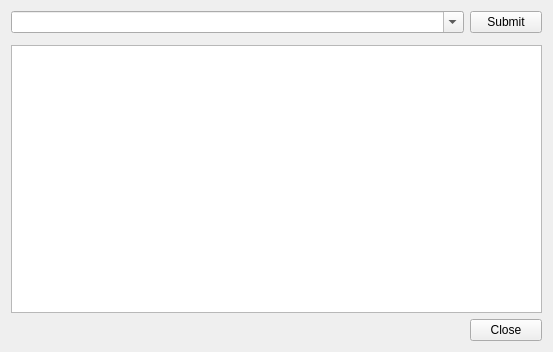
<?xml version="1.0" encoding="UTF-8"?>
<ui version="4.0">
 <class>MainWindow</class>
 <widget class="QMainWindow" name="MainWindow">
  <property name="geometry">
   <rect>
    <x>0</x>
    <y>0</y>
    <width>553</width>
    <height>352</height>
   </rect>
  </property>
  <property name="windowTitle">
   <string>Restic</string>
  </property>
  <widget class="QWidget" name="centralWidget">
   <layout class="QVBoxLayout" name="verticalLayout_3">
    <item>
     <layout class="QVBoxLayout" name="verticalLayout_2">
      <item>
       <layout class="QHBoxLayout" name="horizontalLayout_2">
        <item>
         <widget class="QComboBox" name="urlLineEdit">
          <property name="editable">
           <bool>true</bool>
          </property>
         </widget>
        </item>
        <item>
         <widget class="QPushButton" name="submitButton">
          <property name="maximumSize">
           <size>
            <width>72</width>
            <height>16777215</height>
           </size>
          </property>
          <property name="text">
           <string>Submit</string>
          </property>
         </widget>
        </item>
       </layout>
      </item>
      <item>
       <layout class="QHBoxLayout" name="horizontalLayout_4">
        <property name="topMargin">
         <number>0</number>
        </property>
        <item>
         <widget class="QLabel" name="label">
          <property name="maximumSize">
           <size>
            <width>16777215</width>
            <height>0</height>
           </size>
          </property>
          <property name="font">
           <font>
            <pointsize>16</pointsize>
           </font>
          </property>
          <property name="text">
           <string/>
          </property>
         </widget>
        </item>
        <item>
         <widget class="QLabel" name="labelErrors">
          <property name="maximumSize">
           <size>
            <width>16777215</width>
            <height>0</height>
           </size>
          </property>
          <property name="font">
           <font>
            <pointsize>14</pointsize>
           </font>
          </property>
          <property name="text">
           <string/>
          </property>
         </widget>
        </item>
       </layout>
      </item>
      <item>
       <widget class="QTableView" name="tableView">
        <property name="editTriggers">
         <set>QAbstractItemView::NoEditTriggers</set>
        </property>
        <property name="alternatingRowColors">
         <bool>true</bool>
        </property>
        <attribute name="verticalHeaderVisible">
         <bool>false</bool>
        </attribute>
       </widget>
      </item>
      <item>
       <layout class="QHBoxLayout" name="horizontalLayout">
        <item>
         <widget class="QProgressBar" name="progressBar">
          <property name="enabled">
           <bool>true</bool>
          </property>
          <property name="maximumSize">
           <size>
            <width>16777215</width>
            <height>0</height>
           </size>
          </property>
          <property name="value">
           <number>0</number>
          </property>
          <property name="textVisible">
           <bool>true</bool>
          </property>
         </widget>
        </item>
        <item>
         <widget class="QPushButton" name="closeButton">
          <property name="maximumSize">
           <size>
            <width>72</width>
            <height>16777215</height>
           </size>
          </property>
          <property name="text">
           <string>Close</string>
          </property>
         </widget>
        </item>
       </layout>
      </item>
     </layout>
    </item>
   </layout>
  </widget>
 </widget>
 <layoutdefault spacing="6" margin="11"/>
 <resources/>
 <connections/>
</ui>
